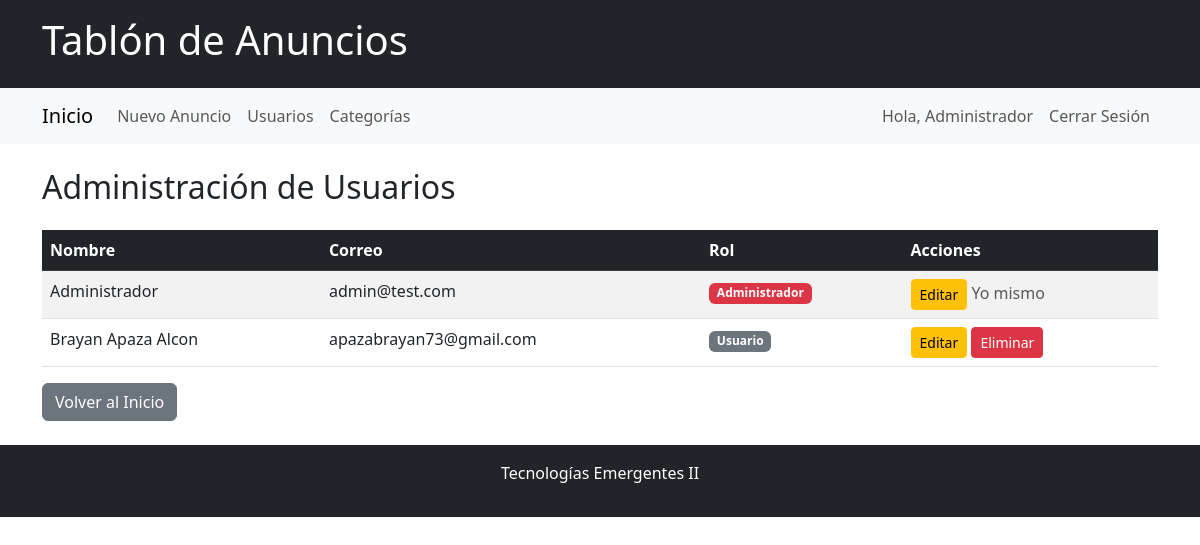
/usuarios/ (signed in), run on the app's committed database.
### app/models.py (models this page shows, shortened)
class Usuario(db.Model):
    __tablename__ = 'usuarios'
    id = db.Column(db.Integer, primary_key=True)
    nombre = db.Column(db.String(100), nullable=False)
    correo = db.Column(db.String(100), nullable=False, unique=True)
    contrasena_hash = db.Column(db.String(200), nullable=False)
    es_admin = db.Column(db.Boolean, default=False)
    anuncios = db.relationship('Anuncio', backref='autor', lazy=True, cascade='all, delete-orphan')
    @property
    def contrasena(self):
        raise AttributeError('contraseña no es un atributo legible')

### app/usuarios/routes.py (the view)
@usuarios_bp.route('/')
def lista():
    if requiere_sesion():
        flash('⚠️ Debes iniciar sesión primero')
        return redirect(url_for('auth.login'))
    if not es_administrador():
        flash(' No tienes permiso para ver esta página')
        return redirect(url_for('anuncios.lista'))
    usuarios = Usuario.query.order_by(Usuario.nombre).all()
    return render_template('usuarios/lista.html', usuarios=usuarios)

### app/usuarios/routes.py (called while the page is built)
def requiere_sesion():
    return not session.get('usuario_id')

def es_administrador():
    return session.get('es_admin', False)

### app/templates/usuarios/lista.html
{% extends "base.html" %}
{% block contenido %}
<h2 class="mb-4">Administración de Usuarios</h2>
{% if usuarios %}
<div class="table-responsive">
    <table class="table table-striped table-hover">
        <thead class="table-dark">
            <tr>
                <th>Nombre</th>
                <th>Correo</th>
                <th>Rol</th>
                <th>Acciones</th>
            </tr>
        </thead>
        <tbody>
            {% for u in usuarios %}
            <tr>
                <td>{{ u.nombre }}</td>
                <td>{{ u.correo }}</td>
                <td>
                    {% if u.es_admin %}
                    <span class="badge bg-danger">Administrador</span>
                    {% else %}
                    <span class="badge bg-secondary">Usuario</span>
                    {% endif %}
                </td>
                <td>
                    <a href="{{ url_for('usuarios.editar', id=u.id) }}" class="btn btn-sm btn-warning">Editar</a>
                    {% if u.id != session.usuario_id %}
                    <a href="{{ url_for('usuarios.eliminar', id=u.id) }}" class="btn btn-sm btn-danger" onclick="return confirm('¿Estás seguro de eliminar a {{ u.nombre }}?')">Eliminar</a>
                    {% else %}
                    <span class="text-muted">Yo mismo</span>
                    {% endif %}
                </td>
            </tr>
            {% endfor %}
        </tbody>
    </table>
</div>
{% else %}
<div class="alert alert-info">
    No hay usuarios registrados.
</div>
{% endif %}
<a href="{{ url_for('anuncios.lista') }}" class="btn btn-secondary">Volver al Inicio</a>
{% endblock %}

### app/templates/base.html (shortened to what this page needs)
<!DOCTYPE html>
<html lang="es">
<head>
    <link href="https://cdn.jsdelivr.net/npm/bootstrap@5.3.0/dist/css/bootstrap.min.css" rel="stylesheet">
</head>
<body>
    <header class="bg-dark text-white py-3">
        <div class="container">
            <h1>Tablón de Anuncios</h1>
        </div>
    </header>
    <nav class="navbar navbar-expand-lg navbar-light bg-light">
        <div class="container">
            <a class="navbar-brand" href="{{ url_for('anuncios.lista') }}">Inicio</a>
            <div class="collapse navbar-collapse">
                <ul class="navbar-nav me-auto">
                    {% if session.usuario_id %}
                    <li class="nav-item">
                        <a class="nav-link" href="{{ url_for('anuncios.crear') }}">Nuevo Anuncio</a>
                    </li>
                    <li class="nav-item">
                        <a class="nav-link" href="{{ url_for('usuarios.lista') }}">Usuarios</a>
                    </li>
                    <li class="nav-item">
                        <a class="nav-link" href="{{ url_for('categorias.lista') }}">Categorías</a>
                    </li>
                    {% endif %}
                </ul>
                <ul class="navbar-nav">
                    {% if session.usuario_id %}
                    <li class="nav-item"><span class="nav-link">Hola, {{ session.nombre }}</span></li>
                    <li class="nav-item">
                        <a class="nav-link" href="{{ url_for('auth.logout') }}">Cerrar Sesión</a>
                    </li>
                    {% endif %}
                </ul>
            </div>
        </div>
    </nav>
    <main class="container my-4">
        {% block contenido %}{% endblock %}
    </main>
    <footer class="bg-dark text-white text-center py-3">
        <p>Tecnologías Emergentes II</p>
    </footer>
</body>
</html>

### data on the page
Usuario: nombre "Administrador", correo "admin@test.com", es_admin "Administrador", shows "Yo mismo"
Usuario: nombre "Brayan Apaza Alcon", correo "apazabrayan73@gmail.com", es_admin "Usuario"
